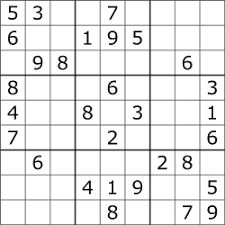
#> input picture Used Images/sudoku.png, 225 x 225 px, found by its file name
$ python hough_line_transform_opencv_python.py
#> lines starting #> are read from the running program, lines starting #| are printed output that depends on the picture
import cv2
import numpy as np

img = cv2.imread('sudoku.png')
#> img is the input picture: shape (225, 225, 3); min 0, max 255, mean 232.7
gray = cv2.cvtColor(img, cv2.COLOR_BGR2GRAY)
edges = cv2.Canny(gray, 50, 150, apertureSize=3)
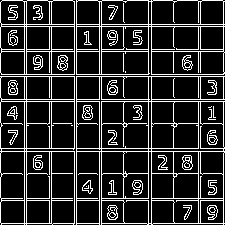
#> edges: shape (225, 225); 17.1% white in thin lines or dots
# the is for the normal hough line

#lines = cv2.HoughLines(edges, 1, np.pi / 180, 200)

# for the probabilistic hough line

lines = cv2.HoughLinesP(edges, 1, np.pi / 180, threshold=100, minLineLength=100, maxLineGap=10)
#> lines = 32 rows, first 6: [101, 224, 101, 1], [151, 224, 151, 0], [0, 76, 224, 76], [24, 224, 24, 1], [76, 224, 76, 0], [198, 223, 198, 1]


for line in lines:
    x1, y1, x2, y2 = line[0]
    cv2.line(img, (x1, y1), (x2, y2), (0, 0, 255), 2)
#> this loop made 32 passes
#> (x1, y1, x2, y2) on passes 1 to 12: (101, 224, 101, 1), (151, 224, 151, 0), (0, 76, 224, 76), (24, 224, 24, 1), (76, 224, 76, 0), (198, 223, 198, 1), (200, 223, 200, 1), (49, 223, 49, 1), (148, 224, 148, 0), (74, 223, 74, 1), (99, 224, 99, 1), (51, 223, 51, 1)
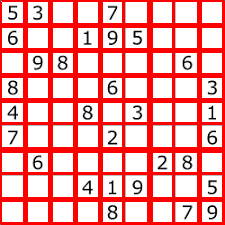
#> img: shape (225, 225, 3); mean B, G, R 160.2, 160.2, 246.5

cv2.imshow('image', img)
k = cv2.waitKey(0)
#> (key Esc is pressed here)
cv2.destroyAllWindows()
